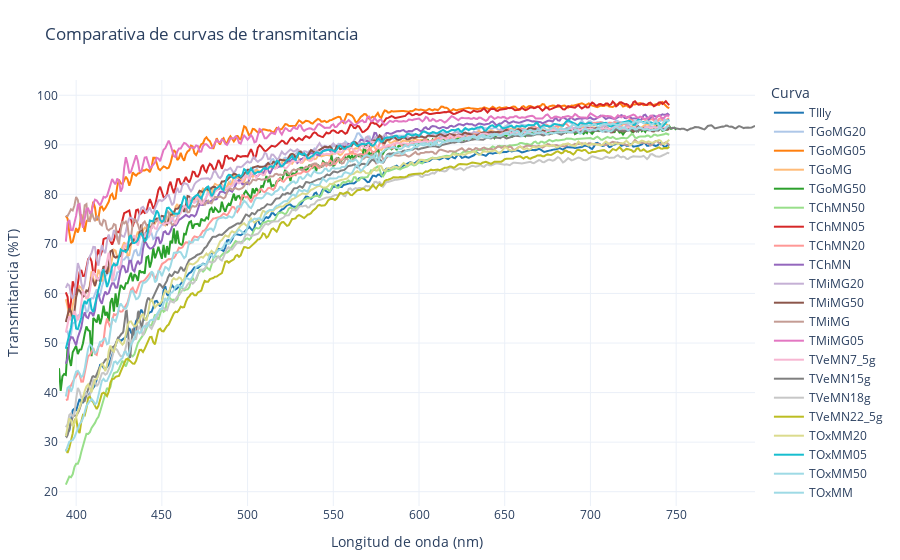

Notebook code cell kept with this figure:
### Code cell
import pandas as pd
import numpy as np
import plotly.graph_objects as go
from datetime import datetime
import matplotlib.pyplot as plt
import matplotlib.colors as mcolors
import os

# === Preparación de archivos CSV en el mismo nivel ===
archivos_csv = [f for f in os.listdir() if f.endswith("_matrix.csv")]

# === Regiones espectrales UV-Vis extendidas ===
regiones = {
    '100–200 nm': (100, 200),
    '200–300 nm': (200, 300),
    '300–400 nm': (300, 400),
    '400–500 nm': (400, 500),
    '500–600 nm': (500, 600),
    '600–700 nm': (600, 700),
    '700–800 nm': (700, 800)
}

# === Inicializar figura Plotly
fig = go.Figure()
fig.update_layout(
    title="Comparativa de curvas de transmitancia",
    xaxis_title="Longitud de onda (nm)",
    yaxis_title="Transmitancia (%T)",
    legend_title="Curva",
    template="plotly_white",
    margin=dict(l=40, r=40, t=80, b=40),
)

# === Colores únicos para todas las curvas
total_curvas = 0
curvas_info = {}
for archivo in archivos_csv:
    df = pd.read_csv(archivo)
    col_nm = [c for c in df.columns if 'nm' in c.lower()][0]
    col_trans = [c for c in df.columns if c != col_nm]
    curvas_info[archivo] = (df, col_nm, col_trans)
    total_curvas += len(col_trans)

colormap = plt.get_cmap('tab20')(np.linspace(0, 1, total_curvas))
colores_hex = [mcolors.to_hex(c) for c in colormap]

# === Extraer métricas por curva
metricas = []
idx_color = 0

for archivo, (df, col_nm, columnas) in curvas_info.items():
    for col in columnas:
        datos = df[[col_nm, col]].dropna().rename(columns={col_nm: 'nm', col: 'transmitancia'})
        datos['transmitancia'] = pd.to_numeric(datos['transmitancia'], errors='coerce')
        datos = datos.dropna()
        if datos.empty:
            continue

        fig.add_trace(go.Scatter(
            x=datos['nm'],
            y=datos['transmitancia'],
            mode='lines',
            name=col,
            line=dict(color=colores_hex[idx_color])
        ))

        max_val = datos['transmitancia'].max()
        min_val = datos['transmitancia'].min()
        avg = datos['transmitancia'].mean()
        std = datos['transmitancia'].std()
        auc = np.trapezoid(datos['transmitancia'], datos['nm'])
        lambda_max = datos['nm'][datos['transmitancia'].idxmax()]
        lambda_min = datos['nm'][datos['transmitancia'].idxmin()]

        proms_reg = {}
        for region, (a, b) in regiones.items():
            reg_vals = datos.loc[(datos['nm'] >= a) & (datos['nm'] <= b), 'transmitancia']
            proms_reg[region] = f"{reg_vals.mean():.2f}" if not reg_vals.empty else "—"

        metricas.append({
            'Color de curva': colores_hex[idx_color],
            'Curva': col,
            'Máx (%T)': round(max_val, 2),
            'Mín (%T)': round(min_val, 2),
            'Promedio (%)': round(avg, 2),
            'Desv. Std': round(std, 2),
            'AUC': round(auc, 2),
            'λ máx (nm)': round(lambda_max, 2),
            'λ mín (nm)': round(lambda_min, 2),
            **proms_reg
        })

        idx_color += 1

# === Tabla HTML
df_metricas = pd.DataFrame(metricas)
tabla_html = "<table class='styled-table'><thead><tr>"
for col in df_metricas.columns:
    tabla_html += f"<th>{col}</th>"
tabla_html += "</tr></thead><tbody>"
for _, row in df_metricas.iterrows():
    tabla_html += "<tr>"
    for col in df_metricas.columns:
        if col == "Color de curva":
            tabla_html += f"<td style='background-color:{row[col]};'></td>"
        else:
            tabla_html += f"<td>{row[col]}</td>"
    tabla_html += "</tr>"
tabla_html += "</tbody></table>"

# === Generar HTML final
fecha = datetime.now().strftime('%d-%m-%Y %H:%M:%S')
grafica_html = fig.to_html(full_html=False, include_plotlyjs='cdn')

html_final = f"""
<!DOCTYPE html>
<html lang="es">
<head>
  <meta charset="UTF-8">
  <title>Comparativa de curvas de transmitancia UV-Vis</title>
  <meta name="viewport" content="width=device-width, initial-scale=1.0">
  <style>
    body {{
      font-family: 'Segoe UI', Tahoma, sans-serif;
      margin: 40px;
      background-color: #fdfdfd;
      color: #222;
    }}
    h1 {{
      color: #111;
    }}
    h2 {{
      margin-top: 40px;
    }}
    .info {{
      margin-bottom: 20px;
    }}
    .lab {{
      margin-top: 40px;
      font-size: 0.95em;
      background-color: #f0f8ff;
      padding: 15px;
      border-left: 6px solid #009879;
    }}
    .styled-table {{
      border-collapse: collapse;
      margin-top: 20px;
      font-size: 1em;
      width: 100%;
      box-shadow: 0 0 10px rgba(0, 0, 0, 0.05);
    }}
    .styled-table thead tr {{
      background-color: #009879;
      color: #ffffff;
      text-align: left;
    }}
    .styled-table th, .styled-table td {{
      padding: 12px 15px;
      border: 1px solid #ddd;
      text-align: center;
    }}
    .styled-table tbody tr:nth-child(even) {{
      background-color: #f3f3f3;
    }}
    .plotly-graph-div {{
      width: 100% !important;
      height: auto !important;
    }}
  </style>
</head>
<body>

  <h1>Curvas de transmitancia - CafeLab</h1> 

  <div class="info">
    <p><strong>Fecha:</strong> {fecha}</p>
  </div>

  {grafica_html}

  <h2>Métricas espectrales por curva</h2>
  {tabla_html}

  <div>
    <p>Las curvas de transmitancia permiten identificar la transparencia relativa de la muestra a lo largo del espectro. Una menor transmitancia puede sugerir absorción fuerte en ciertas regiones, lo cual es útil para análisis de compuestos activos presentes en el café.</p>
  </div>

  <div class="lab">
    <strong>Nombre del proyecto: CafeLab</strong><br><br>
    <strong>Colaboradores:</strong><br>
    Martín Rodolfo Palomino Merino – Profesor investigador, jefe responsable del laboratorio de caracterización de materiales (FCFM-BUAP).<br>
    Lizeth Jazmín Orozco García – Colaborador principal.<br>
    Julio Alfredo Ballinas García – Colaborador del proyecto.
  </div>

</body>
</html>
"""

# === Guardar archivo HTML
with open("Reporte_transmitancia.html", "w", encoding="utf-8") as f:
    f.write(html_final)

print("✅ HTML generado: Reporte_transmitancia.html")
print("Rango de longitudes de onda:", df['nm'].min(), "a", df['nm'].max())
fig.show()

### Figure 1 — Plotly figure (JSON) as saved in the notebook; plotly's stock layout.template omitted (floating-point values rounded to 4 significant figures; data arrays with more than 128 entries replaced by an {"elided": "..."} marker saying what was removed)
{"data": [{"line": {"color": "#1f77b4"}, "mode": "lines", "name": "TIlly", "type": "scatter", "x": {"elided": "353 float values"}, "y": {"elided": "353 float values"}}, {"line": {"color": "#aec7e8"}, "mode": "lines", "name": "TGoMG20", "type": "scatter", "x": {"elided": "353 float values"}, "y": {"elided": "353 float values"}}, {"line": {"color": "#ff7f0e"}, "mode": "lines", "name": "TGoMG05", "type": "scatter", "x": {"elided": "353 float values"}, "y": {"elided": "353 float values"}}, {"line": {"color": "#ffbb78"}, "mode": "lines", "name": "TGoMG", "type": "scatter", "x": {"elided": "353 float values"}, "y": {"elided": "353 float values"}}, {"line": {"color": "#2ca02c"}, "mode": "lines", "name": "TGoMG50", "type": "scatter", "x": {"elided": "361 float values"}, "y": {"elided": "361 float values"}}, {"line": {"color": "#98df8a"}, "mode": "lines", "name": "TChMN50", "type": "scatter", "x": {"elided": "353 float values"}, "y": {"elided": "353 float values"}}, {"line": {"color": "#d62728"}, "mode": "lines", "name": "TChMN05", "type": "scatter", "x": {"elided": "353 float values"}, "y": {"elided": "353 float values"}}, {"line": {"color": "#ff9896"}, "mode": "lines", "name": "TChMN20", "type": "scatter", "x": {"elided": "353 float values"}, "y": {"elided": "353 float values"}}, {"line": {"color": "#9467bd"}, "mode": "lines", "name": "TChMN", "type": "scatter", "x": {"elided": "353 float values"}, "y": {"elided": "353 float values"}}, {"line": {"color": "#c5b0d5"}, "mode": "lines", "name": "TMiMG20", "type": "scatter", "x": {"elided": "353 float values"}, "y": {"elided": "353 float values"}}, {"line": {"color": "#8c564b"}, "mode": "lines", "name": "TMiMG50", "type": "scatter", "x": {"elided": "353 float values"}, "y": {"elided": "353 float values"}}, {"line": {"color": "#c49c94"}, "mode": "lines", "name": "TMiMG", "type": "scatter", "x": {"elided": "353 float values"}, "y": {"elided": "353 float values"}}, {"line": {"color": "#e377c2"}, "mode": "lines", "name": "TMiMG05", "type": "scatter", "x": {"elided": "353 float values"}, "y": {"elided": "353 float values"}}, {"line": {"color": "#f7b6d2"}, "mode": "lines", "name": "TVeMN7_5g", "type": "scatter", "x": {"elided": "353 float values"}, "y": {"elided": "353 float values"}}, {"line": {"color": "#7f7f7f"}, "mode": "lines", "name": "TVeMN15g", "type": "scatter", "x": {"elided": "805 float values"}, "y": {"elided": "805 float values"}}, {"line": {"color": "#c7c7c7"}, "mode": "lines", "name": "TVeMN18g", "type": "scatter", "x": {"elided": "353 float values"}, "y": {"elided": "353 float values"}}, {"line": {"color": "#bcbd22"}, "mode": "lines", "name": "TVeMN22_5g", "type": "scatter", "x": {"elided": "353 float values"}, "y": {"elided": "353 float values"}}, {"line": {"color": "#dbdb8d"}, "mode": "lines", "name": "TOxMM20", "type": "scatter", "x": {"elided": "353 float values"}, "y": {"elided": "353 float values"}}, {"line": {"color": "#17becf"}, "mode": "lines", "name": "TOxMM05", "type": "scatter", "x": {"elided": "353 float values"}, "y": {"elided": "353 float values"}}, {"line": {"color": "#9edae5"}, "mode": "lines", "name": "TOxMM50", "type": "scatter", "x": {"elided": "353 float values"}, "y": {"elided": "353 float values"}}, {"line": {"color": "#9edae5"}, "mode": "lines", "name": "TOxMM", "type": "scatter", "x": {"elided": "353 float values"}, "y": {"elided": "353 float values"}}], "layout": {"legend": {"title": {"text": "Curva"}}, "margin": {"b": 40, "l": 40, "r": 40, "t": 80}, "title": {"text": "Comparativa de curvas de transmitancia"}, "xaxis": {"title": {"text": "Longitud de onda (nm)"}}, "yaxis": {"title": {"text": "Transmitancia (%T)"}}}}
